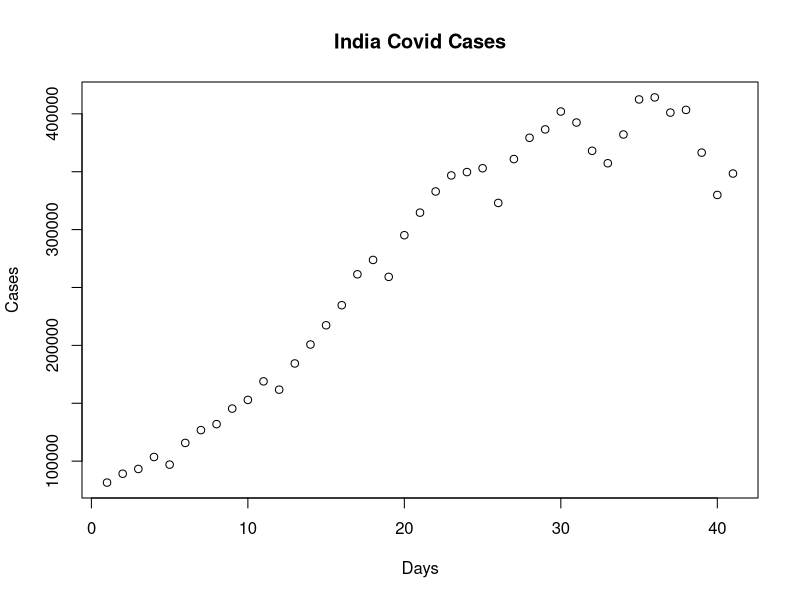
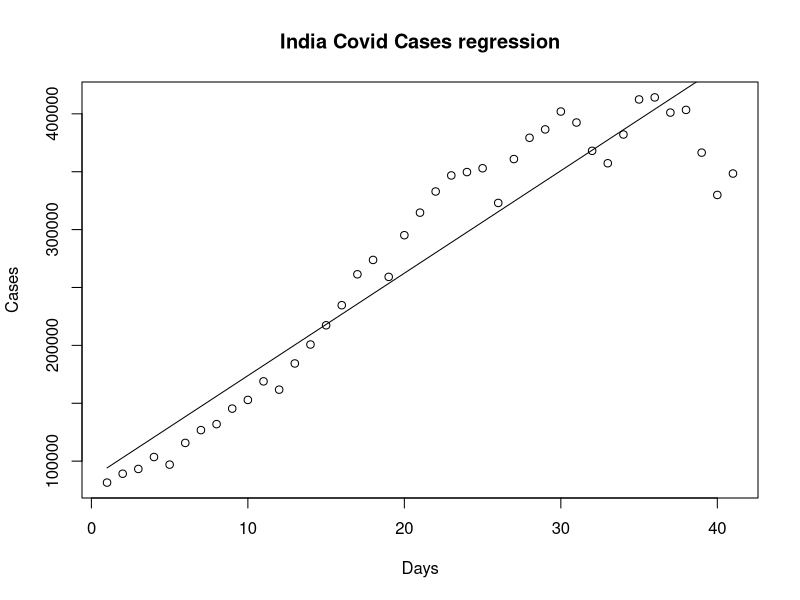

Source code (R) for these figures, in order:
data<-read.csv("indiacovid.csv")
days<-as.numeric(data$Days)
data$Cases[2]<-"89129"
cases<-as.numeric(data$Cases)
plot(days,cases,xlab="Days",ylab="Cases",main="India Covid Cases")
#linear regression
#y=b0+b1x
b1<-sum((days-mean(days))*(cases-mean(cases)))/sum((days-mean(days))*(days-mean(days)))
b0<-(sum(cases)-b1*sum(days))/length(days)
cases_new<-b0+b1*days
plot(days,cases,xlab="Days",ylab="Cases",main="India Covid Cases regression")
lines(days,cases_new,type="l")
